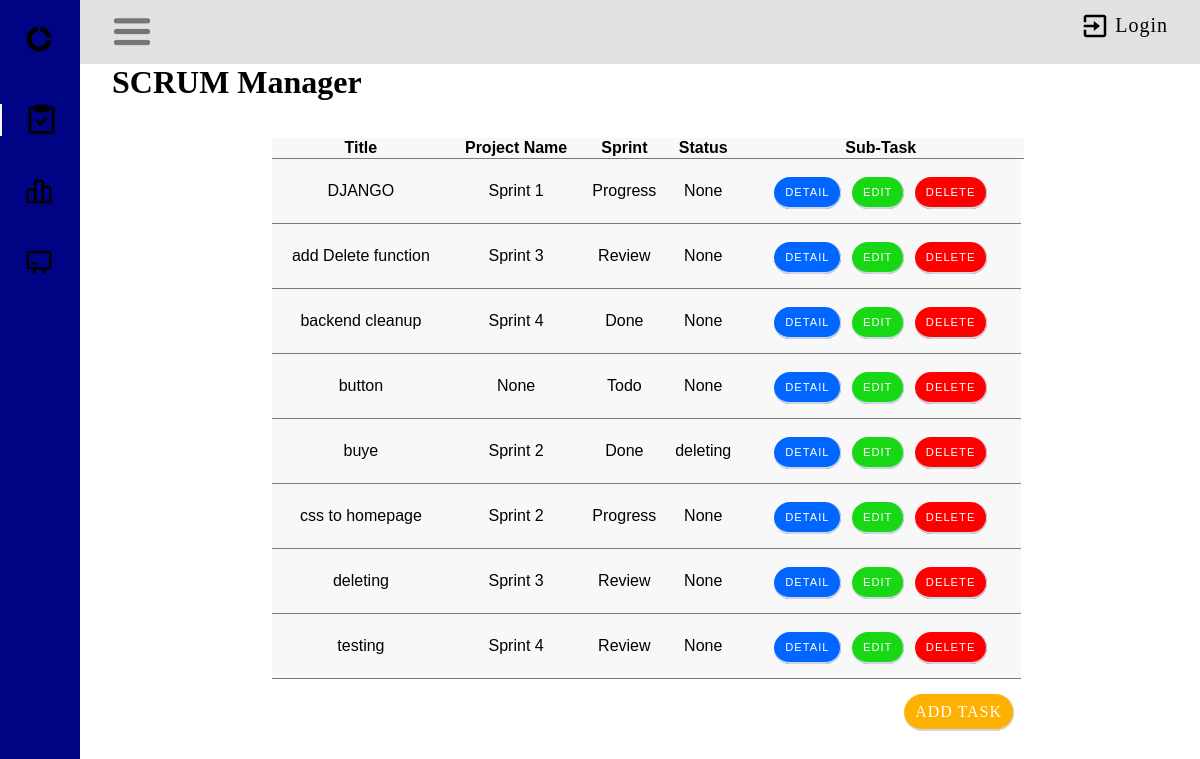
The app's page /, older data.
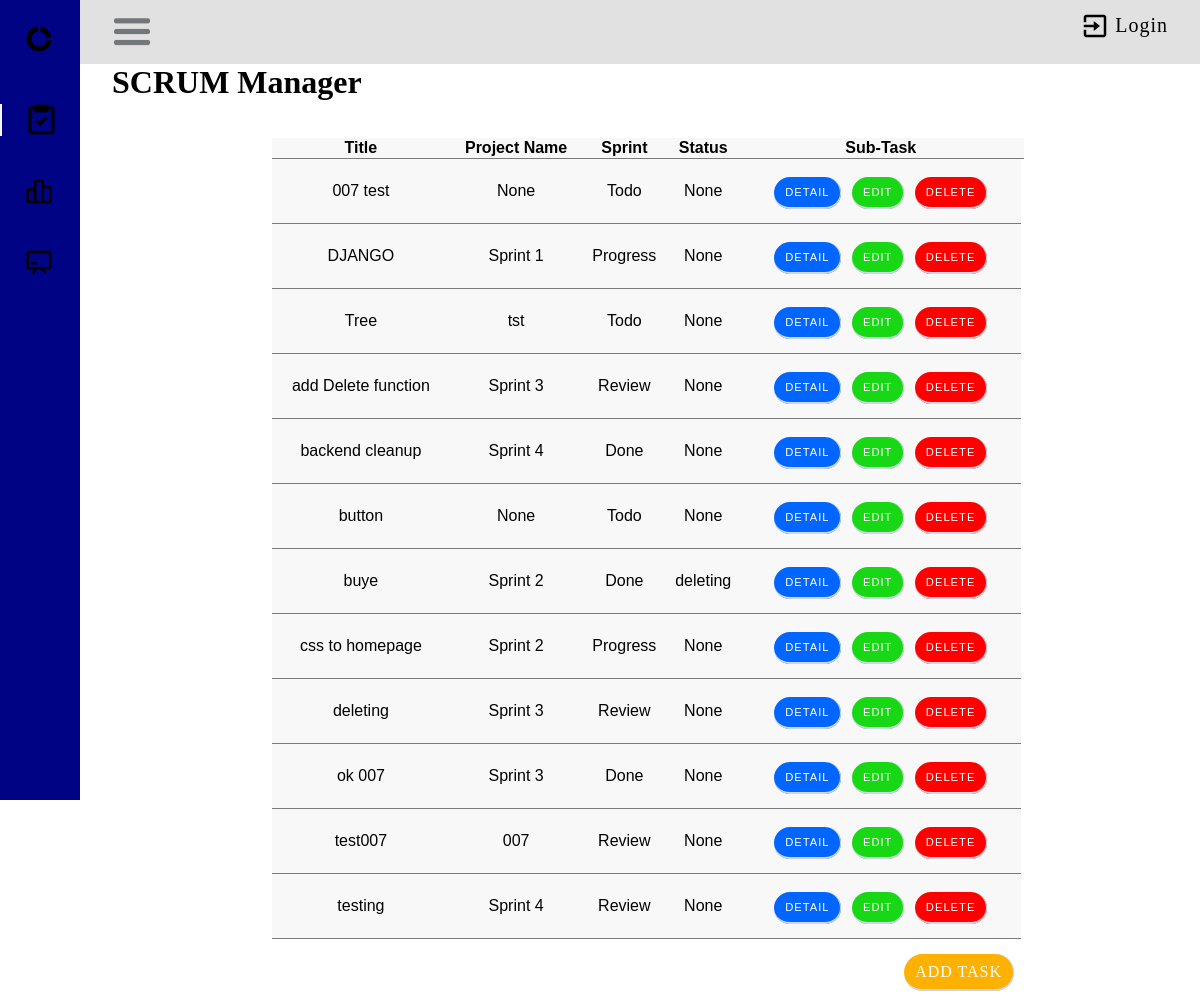
The same page, newer data.
### taskManager/models.py (models this page shows)
class Task(models.Model):
    STATUS_CHOICES = (
        ('Todo', 'Todo'),
    ('Progress', 'Progress'),
    ('Review', 'Review'),
    ('Done', 'Done'),
    )
    user = models.ForeignKey(User, on_delete=models.CASCADE, null=True, blank=False)
    title = models.CharField(max_length=200)
    description = models.TextField(null=True, blank=True)
    complete = models.BooleanField(default=False)
    created = models.DateTimeField(auto_now_add=True)
    sprint = models.ForeignKey(Sprint, on_delete=models.CASCADE, blank=True, null=True)
    status = models.CharField(max_length=30, choices=STATUS_CHOICES)
    subtask = models.ForeignKey('self',on_delete=models.CASCADE, null=True, blank=True)
    def __str__(self):
        return self.title
    class Meta:
        ordering = ['title']

class Sprint(models.Model):
    name = models.CharField(max_length=50, blank=True, default='')
    description = models.TextField(blank=True, default='')
    start = models.DateTimeField(unique=True)
    Duration= models.DurationField()
    end = models.DateField(unique=True)
    project = models.ForeignKey(Project, on_delete=models.CASCADE, null=False)
    def __str__(self):
        return self.name or ('Sprint ending %s') % self.end
    class Meta:
        ordering = ['name']

### taskManager/view/task/views.py (the view)
# urls.py: path('', TaskList.as_view(), name='tasks'),
class TaskList(ListView):
    model = Task
    context_object_name = 'tasks'
    template_name = "task/task_list.html"

### taskManager/templates/taskManager/task_list.html (shortened to what this page needs)
{% load crispy_forms_tags %}
{% block content %}
{% load static %}
        <link rel="stylesheet" href="{% static 'css/home.css' %}">
        <link rel="stylesheet" href="{% static 'css/task.css' %}">
<div id="body-pd">
    <header class="header" id="header">
        <div class="header_toggle">
            <img class="bx bx-menu" id="header-toggle" width="40px" src="/static/images/burger-menu.jpg" alt="burger menu">
        <div class="header-logout">
            <img class="exit-icon" src="/static/images/exit.png" alt="burger menu">
            {% if request.user.is_authenticated %}
                <a class="header-text" href="{% url 'user_logout' %}">Logout</a>
            {% else %}
                <a class="header-text" href="{% url 'user_login' %}">Login</a>
            {% endif %}
        </div>
    </div>
    </header>
    <div class="l-navbar" id="nav-bar">
        <nav class="nav">
            <div>
                <a href="#" class="nav_logo">
                    <img class="bx bx-menu" id="header-toggle" width="30px" src="/static/images/app-icon.png" alt="burger menu">
                </a>
                <div class="nav_list">
                    <a href="{% url 'tasks' %}" class="nav_link active">
                        <img width="35px" src="/static/images/task-icon.png" alt="burger menu">
                    </a>
                    <a href="{% url 'sprint_list' %}" class="nav_link">
                        <img width="30px" src="/static/images/backlog-icon.png" alt="burger menu">
                    </a>
                    <a href="{% url 'project_list' %}" class="nav_link">
                        <img width="30px" src="/static/images/board-icon.png" alt="burger menu">
                    </a>
                </div>
            </div>
        </nav>
    </div>
</div>
<h1>SCRUM Manager</h1>
    <div class="table-container">
        <table>
            <tr>
                <th>Title</th>
                <th>Project Name</th>
                <th>Sprint</th>
                <th>Status</th>
                <th>Sub-Task</th>
                <th></th>
            </tr>
            {% for task in tasks %}
                <tr>
                    <td>{{task.title}}</td>
                    <td>{{task.sprint}}</td>
                    <td>{{task.status}}</td>
                    <td>{{task.subtask}}</td>
                    <td>
                        <div style="margin: 22px 0px;">
                            <span><a href="{% url 'task' task.pk %}"class="btn btn-style btn-detail">Detail</a> </span>
                            <span><a href="{% url 'task_update' task.pk %}" class="btn btn-style btn-edit">Edit</a> </span>
                            <span><a href="{% url 'task_delete' task.pk %}" class="btn btn-style btn-delete">Delete</a> </span>
                        </div>
                    </td>
                </tr>
                {% endfor %}
        </table>
        <div class="btn-add-task">
            <a class="btn" style="font-size: 1rem;" href="{% url 'task_form' %}"> Add Task </a>
        </div>
    </div>
{% endblock content %}

Row changes from the older to the newer data that the page shows:
added Task: title "007 test", sprint "None", status "Todo", subtask "None"
added Task: title "Tree", sprint "tst", status "Todo", subtask "None"
added Task: title "ok 007", sprint "Sprint 3", status "Done", subtask "None"
added Task: title "test007", sprint "007", status "Review", subtask "None"
